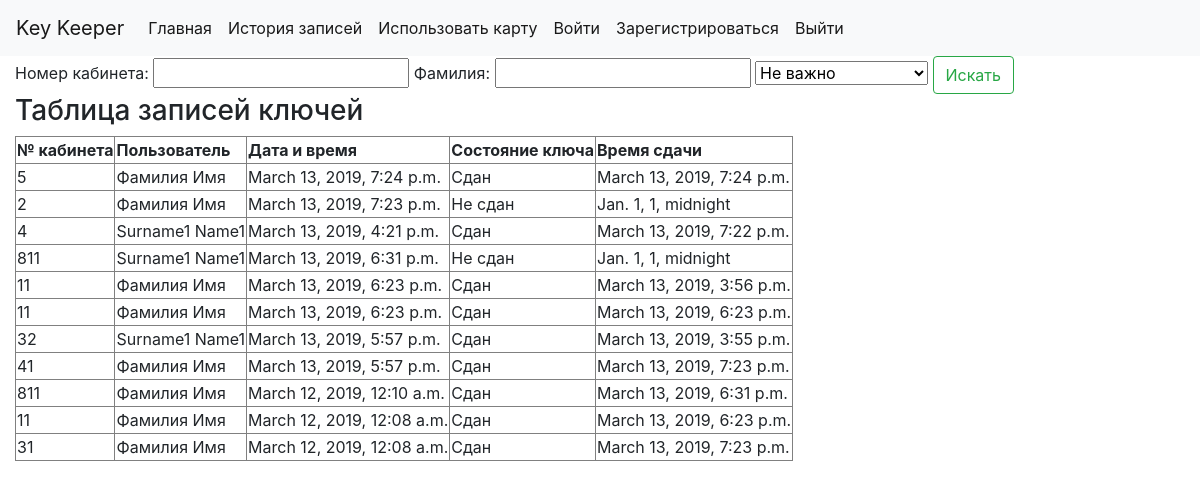
Before: /history/ with the older database file.
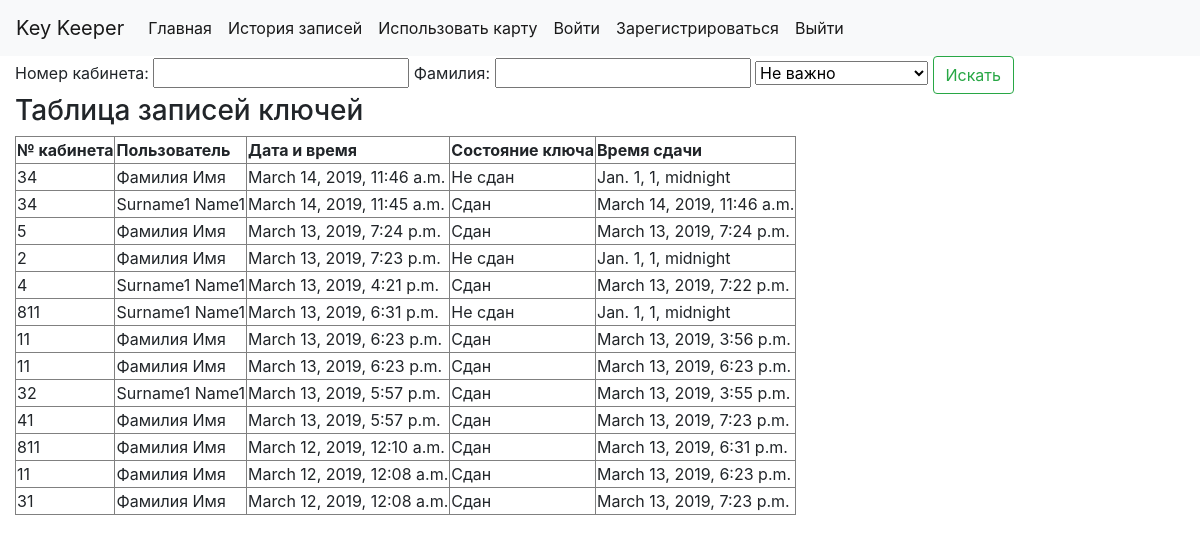
After: the same page with the newer database file.
### keeper/models.py (models this page shows)
class History(models.Model):
    key = models.IntegerField()
    time_cr = models.DateTimeField(default=datetime.datetime.now)
    user_id = models.ForeignKey(CustomUser, on_delete=models.CASCADE)
    active = models.CharField(max_length=100, default='Не сдан')
    time_back = models.DateTimeField(default=datetime.datetime.min)

class CustomUser(AbstractUser):
    card_id = models.IntegerField(default=8000000000)
    key_tran_last = models.IntegerField(default=-1)
    user_tran_last = models.CharField(max_length=255, default='никто')

### keeper/views.py (the view)
# urls.py: path('history/', views.history, name='history'),
def history(request):
    context = {}
    hist_list = []
    if request.method == 'POST':
        f = SearchForm(request.POST)
        if f.is_valid():
            hist_list = History.objects.all()[::-1]
            hist_list = hist_list[:100]
            if f.data['key_num'] != '' and f.data['last_name'] != '':
                hist_list = []
                count = 0
                for x in History.objects.all()[::-1]:
                    if x.user_id.last_name == f.data['last_name'] and x.key == int(f.data['key_num']):
                        hist_list.append(x)
                        count += 1
                        if count == 100:
                            break
            elif f.data['key_num'] != '':
                hist_list = History.objects.filter(key=f.data['key_num'])[::-1]
                hist_list = hist_list[:100]
            elif f.data['last_name'] != '':
                hist_list = []
                count = 0
                for x in History.objects.all()[::-1]:
                    if x.user_id.last_name == f.data['last_name']:
                        hist_list.append(x)
                        count += 1
                        if count == 100:
                            break
            if f.data['is_active'] == 'true':
                context['select_active'] = 'true'
                hist_list2 = []
                for x in hist_list:
                    if x.active == 'Не сдан':
                        hist_list2.append(x)
                hist_list = hist_list2[:100]
            elif f.data['is_active'] == 'false':
                context['select_active'] = 'false'
                hist_list2 = []
                for x in hist_list:
                    if x.active == 'Сдан':
                        hist_list2.append(x)
                hist_list = hist_list2[:100]
            elif f.data['is_active'] == 'waiting':
                context['select_active'] = 'waiting'
                hist_list2 = []
                for x in hist_list:
                    if x.active == 'Ожидает передачи':
                        hist_list2.append(x)
                hist_list = hist_list2[:100]
            else:
                context['select_active'] = 'none'
    else:
        hist_list = History.objects.all()[::-1]
        hist_list = hist_list[:100]
        f = SearchForm()
    context['hist_list'] = hist_list
    context['form'] = f
    return render(request, 'history.html', context)

### keeper/forms.py
class SearchForm(forms.Form):
    key_num = forms.IntegerField(label='Номер кабинета:', max_value=1000, required=False)
    last_name = forms.CharField(label='Фамилия:', max_length=100, required=False)

### keeper/templates/history.html (shortened to what this page needs)
<!DOCTYPE html>
<html lang="en">
<head>
    {% include "includes/head.html" %}
</head>
<body>
    {% include "includes/nav_bar.html" %}
    <div class="container-fluid">
        <form method="POST">
            {{ form.key_num.label }} {{ form.key_num }}
            {{ form.last_name.label }} {{ form.last_name }}
            <select name="is_active">
                <option value="none" {% if select_active == "none" %}selected{% endif %}>Не важно</option>
            </select>
            <input type="submit" value="Искать" class="btn btn-outline-success">
        </form>
        {% if hist_list %}
                <h3>Таблица записей ключей</h3>
                <table border="1">
                <tr>
                    <th>№ кабинета</th>
                    <th>Пользователь</th>
                    <th>Дата и время</th>
                    <th>Состояние ключа</th>
                    <th>Время сдачи</th>
                </tr>
                {% for elem in hist_list %}
                    <tr><td>{{ elem.key }}</td> <td>{{ elem.user_id.last_name }} {{ elem.user_id.first_name }}</td> <td>{{ elem.time_cr }}</td> <td>{{elem.active}}</td> <td>{{elem.time_back}}</td> </tr>
                {% endfor %}
                </table>
        {% else %}
            <p>Пока нет истории</p>
        {% endif %}
    </div>
</body>
</html>

### keeper/templates/includes/head.html (shortened to what this page needs)
{% load static %}
<link rel="stylesheet" href="https://stackpath.bootstrapcdn.com/bootstrap/4.2.1/css/bootstrap.min.css">

### keeper/templates/includes/nav_bar.html
<nav class="navbar navbar-expand-lg navbar-light bg-light">
    <a class="navbar-brand" href="{% url 'keeper:about' %}">Key Keeper</a>
    <div>
        <ul class="navbar-nav mr-auto">
            <li class="nav-item active text-primary"><a class="nav-link" href="{% url 'keeper:index' %}">Главная</a></li>
            <li class="nav-item active text-primary"><a class="nav-link" href="{% url 'keeper:history' %}">История записей</a></li>
            <li class="nav-item active"><a class="nav-link" href="{% url 'keeper:card' %}">Использовать карту</a></li>
            <li class="nav-item active"><a class="nav-link" href="{% url 'keeper:login' %}">Войти</a></li>
            <li class="nav-item active"><a class="nav-link" href="{% url 'keeper:register' %}">Зарегистрироваться</a></li>
            <li class="nav-item active"><a class="nav-link" href="{% url 'keeper:logout' %}">Выйти</a></li>
        </ul>
    </div>
</nav>

Changed rows visible on the page:
added History: key "34", user_id.last_name "Фамилия", user_id.first_name "Имя", time_cr "March 14, 2019, 11:46 a.m.", active "Не сдан", time_back "Jan. 1, 1, midnight"
added History: key "34", user_id.last_name "Surname1", user_id.first_name "Name1", time_cr "March 14, 2019, 11:45 a.m.", active "Сдан", time_back "March 14, 2019, 11:46 a.m."
